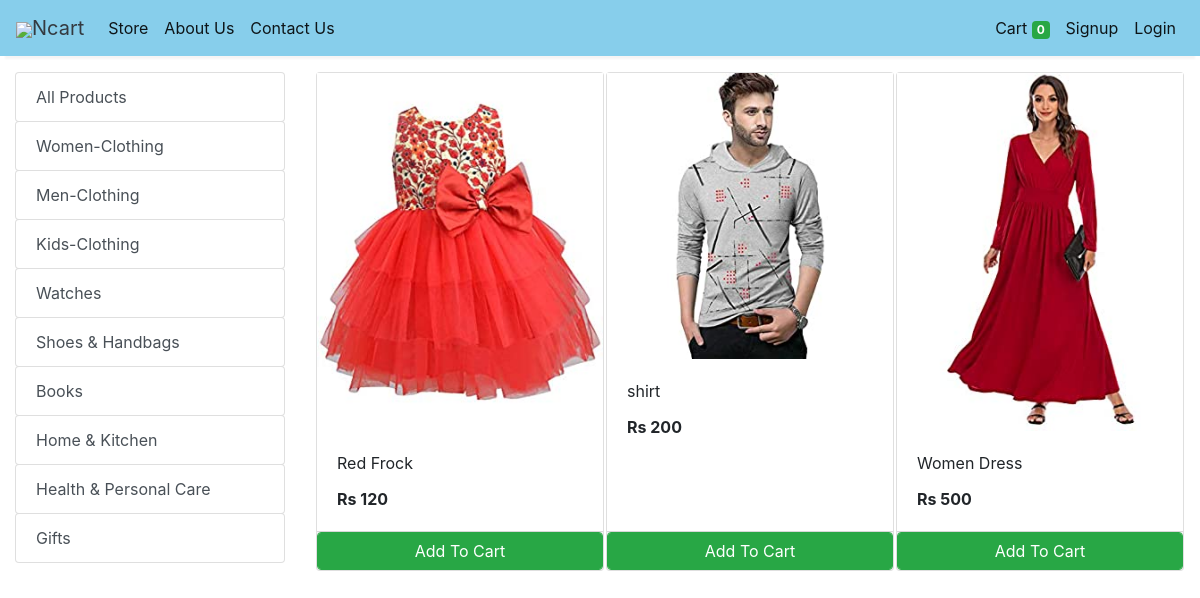
The app's page /store with its own data.
### store/models/category.py (models this page shows, shortened)
class Category(models.Model):
    name = models.CharField(max_length=50)
    @staticmethod
    def get_all_categories():
        print("inside get_all_categories() of Category class")
        return Category.objects.all()

### store/models/product.py (models this page shows, shortened)
class Products(models.Model):
    name = models.CharField(max_length=60)
    price = models.IntegerField(default=0)
    category = models.ForeignKey(Category, on_delete=models.CASCADE, default=1)
    description = models.CharField(max_length=250, default='', blank=True, null=True)
    image = models.ImageField(upload_to='products/')
    @staticmethod
    def get_all_products():
        return Products.objects.all()

### store/views/home.py (the view)
# urls.py: path('', include('store.urls')),
def store(request):
    cart = request.session.get('cart')
    out_of_stock = request.session.get('out_of_stock')
    if not cart:
        request.session['cart'] = {}
        request.session['out_of_stock'] = {}
    categories = Category.get_all_categories()
    category_id = request.GET.get('category')
    if category_id:
        products = Products.get_all_products_by_category_id(category_id)
    else:
        products = Products.get_all_products()
    data = {'products': products, 'categories': categories}
    print('You are logged in with email : ', request.session.get('email'))
    return render(request, 'html/index.html', data)

### store/templatetags/cart.py (called while the page is built)
@register.filter(name='is_in_cart')
def is_in_cart(product, cart):
    keys = cart.keys()
    for id in keys:
        if int(id) == product.id:
            return True
    return False;

### store/templatetags/custom_filter.py (called while the page is built)
@register.filter(name='currency')
def currency(number):
    return "Rs "+str(number)

### store/templates/html/index.html (shortened to what this page needs)
{% extends 'html/base.html' %}
{% block content %}
{% load cart %}
{% load custom_filter %}
<div class="container-fluid mt-3">
	<div class="row">
		<div class="col-lg-3 mx-auto">
			<div class="list-group">
				<a href="/" class="list-group-item list-group-item-action btn btn-outline-success">All Products</a>
				{% for category in categories %}
				<a href="/?category={{category.id}}"
					class="list-group-item list-group-item-action btn btn-outline-success ">{{category.name}}</a>
				{% endfor %}
			</div>
		</div>
		<div id='products' class="col-lg-9 mx-auto">
			<div class="row mx-auto">
				{% for product in products %}
				<div class="card mx-auto mb-3" id={{product.id}} style="width: 18rem;">
					<img class="card-img-bottom" src="{{product.image.url}}" alt="Card image cap">
					<div class="card-body">
						<p class="card-title">{{product.name}}</p>
						<p class="card-text"><b>{{product.price|currency}}</b></p>
					</div>
					<div class="card-footer p-0 no-gutters">
						{% if product|is_in_cart:request.session.cart %}
						<div class="row no-gutters">
							<form action="/#{{product.id}}" class="col-2 " method="post">
								{% csrf_token %}
								<input hidden type="text" name='product' value='{{product.id}}'>
								<input hidden type="text" name='remove' value='True'>
								<input type="submit" value=" - " class="btn btn-block btn-success border-right">
							</form>
								{%if product|is_out_stock_flag:request.session.out_of_stock%}
									<div class="text-center col btn btn-danger">Out of Stock </div>
								{% else %}
									<div class="text-center col btn btn-success">{{product|cart_quantity:request.session.cart}} in Cart</div>
									<form action="/#{{product.id}}" class="col-2 " method="post">
										{% csrf_token %}
										<input hidden type="text" name='product' value='{{product.id}}'>
										<input type="submit" value=" + " class="btn btn-block btn-success border-left">
									</form>
								{% endif %}
						</div>
						{% else %}
						<form action="/#{{product.id}}" method="POST" class="btn-block">
							<input type="submit" class="float-right btn btn-success form-control"
								value="Add To Cart">
						</form>
						{% endif %}
					</div>
				</div>
				{% endfor %}
			</div>
		</div>
	</div>
</div>
{% endblock %}

### store/templates/html/base.html (shortened to what this page needs)
<!doctype html>
<html lang="en">
<head>
  <link rel="stylesheet" href="https://maxcdn.bootstrapcdn.com/bootstrap/4.0.0/css/bootstrap.min.css"
>
</head>
<body>
<nav class="one-edge-shadow
  navbar navbar-light
  sticky-top navbar
  navbar-expand-lg
  text-white">
    <a class="navbar-brand ms-3 text-dark " href="/">
    <link rel="stylesheet" href="https://use.fontawesome.com/releases/v5.7.0/css/all.css">
    <img src="https://www.freepnglogos.com/uploads/shopping-cart-png/shopping-cart-svg-png-icon-download-28.png" style="width:50px;height:50px,color:text-light;">Ncart</a>
    <div class="collapse navbar-collapse" id="navbarSupportedContent">
      <ul class="navbar-nav mr-auto">
        <li class="nav-item active">
          <a class="nav-link" href="/store">Store <span class="sr-only">(current)</span></a>
        </li>
        <li class="nav-item active">
          <a class="nav-link" href="/aboutus">About Us <span class="sr-only">(current)</span></a>
        </li>
        <li class="nav-item active">
          <a class="nav-link" href="/contactus">Contact Us <span class="sr-only">(current)</span></a>
        </li>
      </ul>
      <ul class=" navbar-nav my-2 my-lg-0">
        <li class="nav-item active">
          <a class="nav-link" href="/cart">Cart
            <span class="badge badge-success">{{request.session.cart.keys|length}}</span>
            <span class="sr-only">(current)</span></a>
        </li>
        {% if request.session.customer %}
        <li class="nav-item active ">
          <a class="nav-link" href="/orders">Orders<span class="sr-only">(current)</span></a>
        </li>
        <li class="nav-item active ">
          <span class="badge badge-primary">logged in as
            <br>{{request.session.customer_name}}</br></span>
          <a class="nav-link" href="/logout">Logout<span class="sr-only">(current)</span></a>
        </li>
        {% else %}
        <li class="nav-item active">
          <a class="nav-link" href="/signup">Signup<span class="sr-only">(current)</span></a>
        </li>
        <li class="nav-item active">
          <a class="nav-link" href="/login">Login<span class="sr-only">(current)</span></a>
        </li>
        {% endif %}
      </ul>
    </div>
  </nav>
  {% block content %}{% endblock %}
</body>
</html>

### store/templates/html/base.html (style rules this page uses)
nav { background-color: skyblue; }
.one-edge-shadow { box-shadow: 0 8px 2px -5px rgb(246, 245, 245); }

### records on screen
Category: name "Women-Clothing"
Category: name "Men-Clothing"
Category: name "Kids-Clothing"
Category: name "Watches"
Category: name "Shoes & Handbags"
Category: name "Books"
Category: name "Home & Kitchen"
Category: name "Health & Personal Care"
Category: name "Gifts"
Products: {{ product.id }} 1 (drawn), image (picture), name "Red Frock", price "Rs 120"
Products: image (picture), name "shirt", price "Rs 200"
Products: image (picture), name "Women Dress", price "Rs 500"

### other values on screen
{{ request.session.cart.keys|length }} "0"
